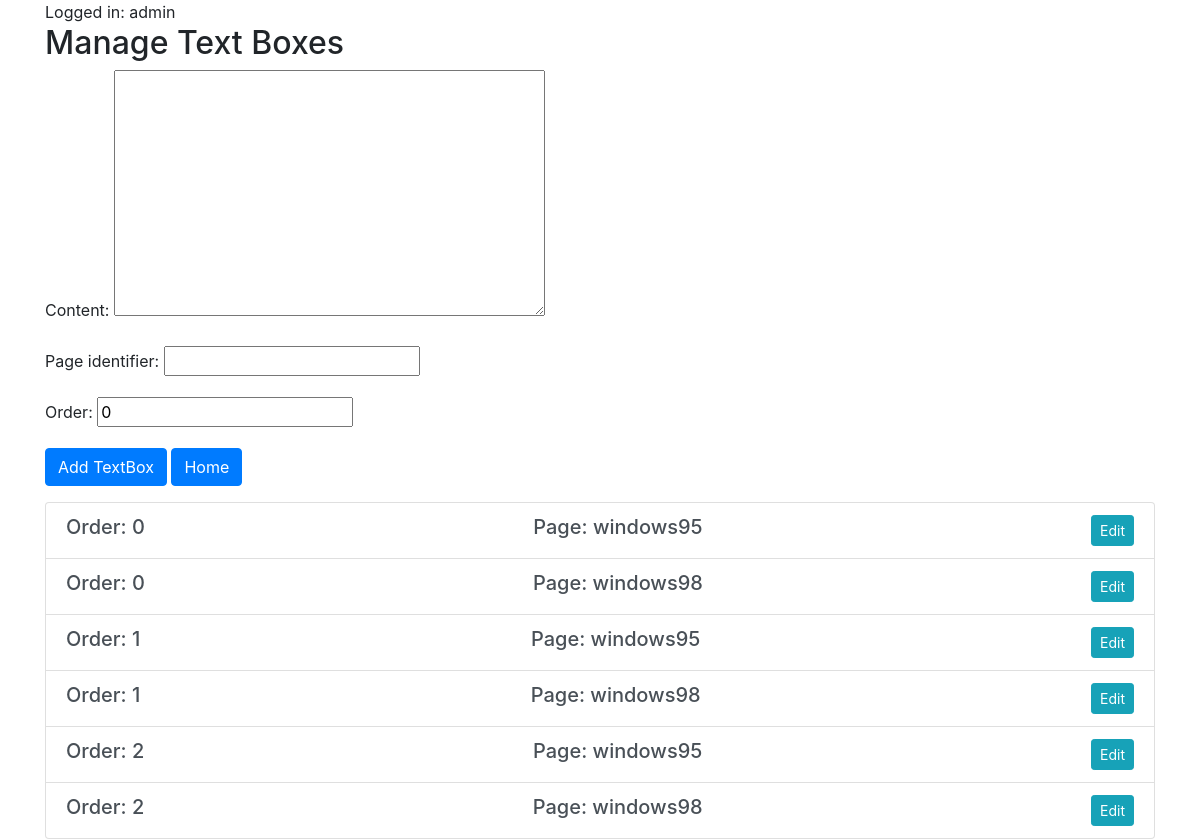
The app's page /manage_textboxes/ (signed in) with its own data.
### customerproject/models.py (models this page shows)
class TextBox(models.Model):
    content = models.TextField()
    page_identifier = models.CharField(max_length=100)
    order = models.PositiveIntegerField(default=0)
    class Meta:
        ordering = ['order', 'id', 'page_identifier']

### customerproject/views.py (the view)
# urls.py: path('manage_textboxes/', manage_textboxes, name='manage_textboxes'),
def manage_textboxes(request):
    text_boxes = TextBox.objects.all()
    if request.method == 'POST':
        form = TextBoxForm(request.POST)
        if form.is_valid():
            form.save()
            return redirect('manage_textboxes')
    else:
        form = TextBoxForm()
    return render(request, 'manage_textboxes.html', {
        'text_boxes': text_boxes,
        'form': form
    })

### customerproject/forms.py
class TextBoxForm(forms.ModelForm):
    class Meta:
        model = TextBox
        fields = ['content', 'page_identifier', 'order']

### customerproject/templates/manage_textboxes.html (shortened to what this page needs)
{% extends "base.html" %}
{% block content %}
    <h2>Manage Text Boxes</h2>
    <form method="post" class="mb-3">
        {{ form.as_p }}
        <button type="submit" class="btn btn-primary">Add TextBox</button>
        <a class="btn btn-primary" href="{% url 'homepage' %}" role="button">Home</a>
    </form>
    <div class="list-group">
        {% for text_box in text_boxes %}
            <div class="list-group-item list-group-item-action flex-column align-items-start">
                <div class="d-flex w-100 justify-content-between">
                    <h5 class="mb-1">Order: {{ text_box.order }}</h5>
                    <h5 class="mb-1"> Page: {{ text_box.page_identifier }}</h5>
                    <div class="btn-group">
                        <a href="{% url 'edit_textbox' text_box.pk %}" class="btn btn-info btn-sm">Edit</a>
                    </div>
                </div>
            </div>
        {% endfor %}
    </div>
{% endblock %}

### customerproject/templates/base.html (shortened to what this page needs)
<!DOCTYPE html>
<html lang="en">
<head>
    <link href="https://stackpath.bootstrapcdn.com/bootstrap/4.5.2/css/bootstrap.min.css" rel="stylesheet">
</head>
<body>
    <div class="container">
        <div class="row">
            <div class="col">
                {% if user.is_authenticated %}
                    <span> Logged in: {{ user.username }} </span>
                {% endif %}
            </div>
        </div>
        {% block content %}{% endblock %}
    </div>
</body>
</html>

### customerproject/templates/base.html (style rules this page uses)
body { border: none !important; background-color: #fff; }

### records on screen
TextBox: order "0", page_identifier "windows95"
TextBox: order "0", page_identifier "windows98"
TextBox: order "1", page_identifier "windows95"
TextBox: order "1", page_identifier "windows98"
TextBox: order "2", page_identifier "windows95"
TextBox: order "2", page_identifier "windows98"

### other values on screen
{{ user.username }} "admin"
